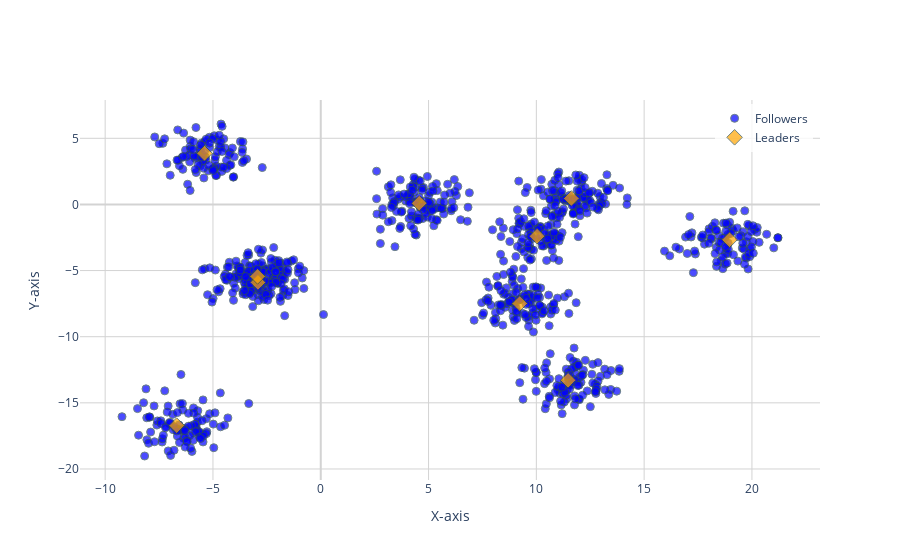

Notebook code for this chart:
### Code cell
if delta > 0:
    fig = create_scatter_plot(
            data_sets=[(xs[:, 0], xs[:, 1]), (zs[:, 0], zs[:, 1]), (phis[:, 0], phis[:, 1])],
            labels=["Followers", "Leaders", "Status quo"],
            colors=["blue", "orange", "green"],
            sizes=[8, 12, 10],
            symbols=["circle", "diamond", "star"],
            title=""
        )
else:
    fig = create_scatter_plot(
            data_sets=[(xs[:, 0], xs[:, 1]), (zs[:, 0], zs[:, 1])],
            labels=["Followers", "Leaders"],
            colors=["blue", "orange"],
            sizes=[8, 12],
            symbols=["circle", "diamond"],
            title=""
        )
fig.layout.height = 700
fig.show()

### Figure 1 — Plotly figure (JSON) as saved in the notebook; plotly's stock layout.template omitted (floating-point values rounded to 4 significant figures; data arrays with more than 128 entries replaced by an {"elided": "..."} marker saying what was removed)
{"data": [{"hovertemplate": "Followers<br>X: %{x:.2f}<br>Y: %{y:.2f}<br><extra></extra>", "marker": {"color": "blue", "line": {"color": "DarkSlateGrey", "width": 1}, "opacity": 0.7, "size": 8, "symbol": "circle"}, "mode": "markers", "name": "Followers", "type": "scatter", "x": {"elided": "1000 float values"}, "y": {"elided": "1000 float values"}}, {"hovertemplate": "Leaders<br>X: %{x:.2f}<br>Y: %{y:.2f}<br><extra></extra>", "marker": {"color": "orange", "line": {"color": "DarkSlateGrey", "width": 1}, "opacity": 0.7, "size": 12, "symbol": "diamond"}, "mode": "markers", "name": "Leaders", "type": "scatter", "x": [-2.914, 4.567, -5.391, 11.62, 18.96, -2.931, -6.684, 10.03, 11.47, 9.227], "y": [-5.894, 0.09014, 3.862, 0.4515, -2.671, -5.443, -16.72, -2.398, -13.29, -7.493]}], "layout": {"autosize": true, "hovermode": "closest", "legend": {"bgcolor": "rgba(255, 255, 255, 0.8)", "x": 0.99, "xanchor": "right", "y": 0.99, "yanchor": "top"}, "plot_bgcolor": "white", "showlegend": true, "title": {"font": {"size": 24}, "text": "", "x": 0.5}, "xaxis": {"autorange": true, "gridcolor": "LightGrey", "gridwidth": 1, "range": [-11.1, 23.08], "showgrid": true, "title": {"font": {"size": 14}, "text": "X-axis"}, "type": "linear", "zeroline": true, "zerolinecolor": "LightGrey", "zerolinewidth": 2}, "yaxis": {"autorange": true, "gridcolor": "LightGrey", "gridwidth": 1, "range": [-20.72, 7.78], "showgrid": true, "title": {"font": {"size": 14}, "text": "Y-axis"}, "type": "linear", "zeroline": true, "zerolinecolor": "LightGrey", "zerolinewidth": 2}}}
